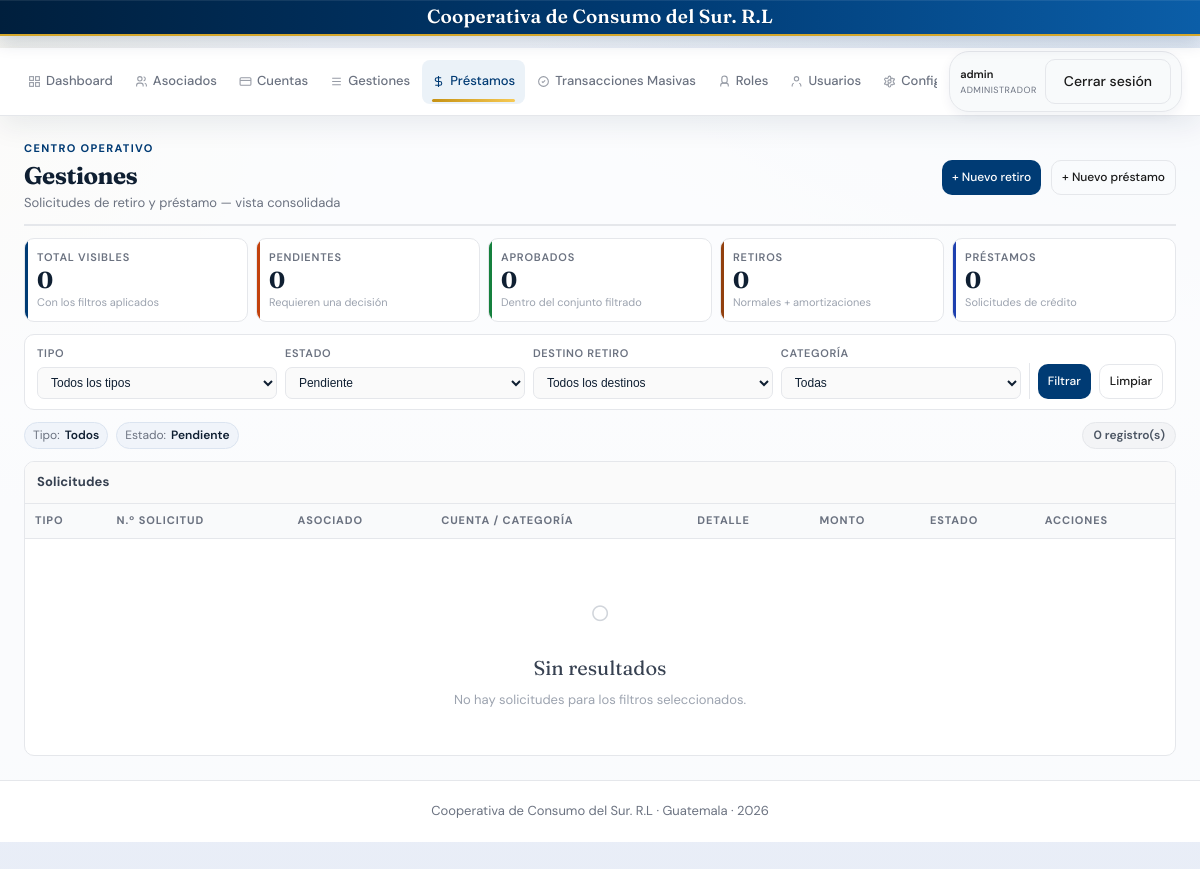
Page /gestiones (signed in) on the earlier database version.
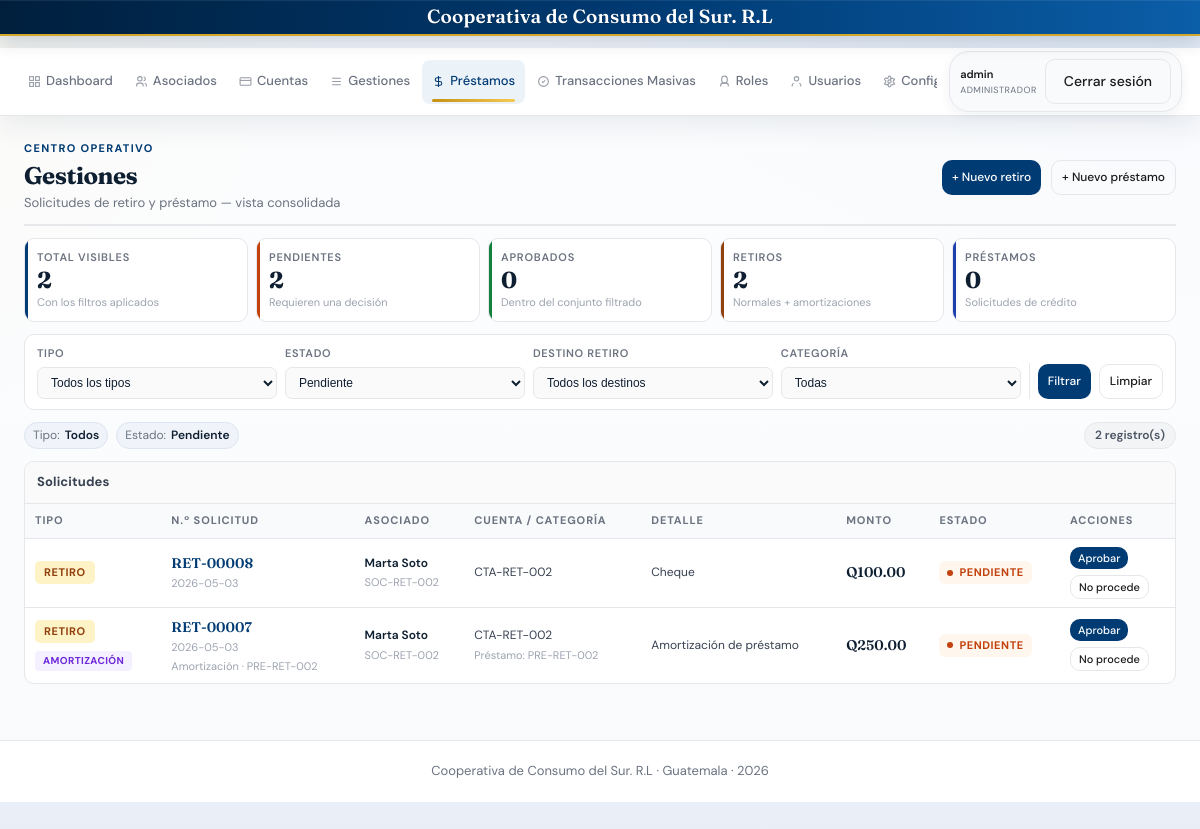
Same page on the later database version.
### tables this page shows
CREATE TABLE solicitudes_retiro (
        id INTEGER PRIMARY KEY AUTOINCREMENT,
        numero TEXT UNIQUE NOT NULL,
        cuenta_id INTEGER NOT NULL,
        socio_id INTEGER NOT NULL,
        monto REAL NOT NULL,
        descripcion TEXT,
        fecha_solicitud TEXT NOT NULL,
        estado TEXT DEFAULT 'pendiente',
        fecha_aprobacion TEXT,
        aprobado_por TEXT, metodo_retiro TEXT DEFAULT 'cheque', banco_tipo_cuenta TEXT, banco_numero_cuenta TEXT, destino TEXT DEFAULT 'retiro', prestamo_id INTEGER,
        FOREIGN KEY (cuenta_id) REFERENCES cuentas(id),
        FOREIGN KEY (socio_id) REFERENCES socios(id)
    );

CREATE TABLE socios (
            id INTEGER PRIMARY KEY AUTOINCREMENT,
            codigo TEXT UNIQUE NOT NULL,
            nombre TEXT NOT NULL,
            apellido TEXT NOT NULL,
            dpi TEXT UNIQUE NOT NULL,
            telefono TEXT,
            email TEXT,
            direccion TEXT,
            fecha_ingreso TEXT NOT NULL,
            estado TEXT DEFAULT "activo"
        , rol TEXT DEFAULT 'Asociado', frecuencia TEXT DEFAULT 'Quincenal', cuota_ahorro REAL DEFAULT 0, tipo_ahorro TEXT DEFAULT 'ahorro corriente', nit TEXT, beneficiario TEXT, finca TEXT, foto TEXT, primer_nombre TEXT, segundo_nombre TEXT, tercer_nombre TEXT, primer_apellido TEXT, segundo_apellido TEXT, estado_civil TEXT DEFAULT 'Soltero', apellido_casada TEXT, banco_nombre TEXT, banco_tipo_cuenta TEXT, banco_numero_cuenta TEXT, departamento TEXT, municipio TEXT, salario REAL, fecha_ingreso_laborar TEXT);

CREATE TABLE cuentas (
            id INTEGER PRIMARY KEY AUTOINCREMENT,
            numero TEXT UNIQUE NOT NULL,
            socio_id INTEGER NOT NULL,
            tipo TEXT NOT NULL,
            saldo REAL DEFAULT 0,
            tasa_interes REAL DEFAULT 0,
            fecha_apertura TEXT NOT NULL,
            estado TEXT DEFAULT "activa", producto_ahorro TEXT,
            FOREIGN KEY (socio_id) REFERENCES socios(id)
        );

CREATE TABLE prestamos (
            id INTEGER PRIMARY KEY AUTOINCREMENT,
            numero TEXT UNIQUE NOT NULL,
            socio_id INTEGER NOT NULL,
            monto_solicitado REAL NOT NULL,
            monto_aprobado REAL,
            tasa_interes REAL NOT NULL,
            plazo_meses INTEGER NOT NULL,
            cuota_mensual REAL,
            saldo_pendiente REAL,
            fecha_solicitud TEXT NOT NULL,
            fecha_aprobacion TEXT,
            estado TEXT DEFAULT "pendiente"
        , etapa_cobranza TEXT DEFAULT 'activo', categoria_id INTEGER, desembolso_tipo TEXT, desembolso_referencia TEXT, refinanciado_de INTEGER, monto_amortizado REAL DEFAULT 0, monto_desembolso REAL, banco_tipo_cuenta TEXT, banco_numero_cuenta TEXT, capital_amortizado REAL DEFAULT 0, interes_amortizado REAL DEFAULT 0);

### blueprints/prestamos.py (the view)
@bp.route('/gestiones')
@login_required(role=('Administrador', 'Operador'))
def gestiones():
    conn = get_db()
    tipo_filtro = (request.args.get('tipo') or 'todos').strip().lower()
    destino_filtro = (request.args.get('destino') or 'todos').strip().lower()
    categoria_id_filtro = (request.args.get('categoria_id') or '').strip()
    estados_validos = {'pendiente', 'aprobado', 'no_procede', 'pagado'}
    estado_filtro = (request.args.get('estado') or 'pendiente').strip().lower()
    if estado_filtro not in estados_validos:
        estado_filtro = 'pendiente'
    if destino_filtro not in {'todos', 'retiro', 'amortizacion'}:
        destino_filtro = 'todos'
    categorias_prestamo = db_fetchall(
        conn,
        "SELECT id, nombre FROM prestamo_categorias WHERE estado='activo' ORDER BY nombre"
    )
    solicitudes = []
    if tipo_filtro in ('todos', 'retiro'):
        filtros_retiro = []
        params_retiro = []
        if estado_filtro:
            filtros_retiro.append("sr.estado = ?")
            params_retiro.append(estado_filtro)
        if destino_filtro == 'amortizacion':
            filtros_retiro.append("COALESCE(sr.destino, 'retiro') = 'amortizacion_prestamo'")
        elif destino_filtro == 'retiro':
            filtros_retiro.append("COALESCE(sr.destino, 'retiro') <> 'amortizacion_prestamo'")
        where_retiro = f"WHERE {' AND '.join(filtros_retiro)}" if filtros_retiro else ''
        retiros = db_fetchall(
            conn,
            f'''
            SELECT sr.id,
                   sr.numero,
                   sr.fecha_solicitud,
                   sr.estado,
                   sr.monto,
                   sr.descripcion,
                                     sr.metodo_retiro,
                                     sr.banco_tipo_cuenta,
                                     sr.banco_numero_cuenta,
                                     COALESCE(sr.destino, 'retiro') AS destino,
                                     sr.prestamo_id,
                                     p.numero AS prestamo_numero,
                   s.codigo AS socio_codigo,
                   s.nombre || ' ' || s.apellido AS socio_nombre,
                   c.numero AS cuenta_numero
            FROM solicitudes_retiro sr
            JOIN socios s ON s.id = sr.socio_id
            JOIN cuentas c ON c.id = sr.cuenta_id
                        LEFT JOIN prestamos p ON p.id = sr.prestamo_id
            {where_retiro}
            ORDER BY sr.fecha_solicitud DESC, sr.id DESC
            ''',
            params_retiro,
        )
        for item in retiros:
            row = dict(item)
            row['tipo_solicitud'] = 'retiro'
            row['categoria_prestamo'] = ''
            solicitudes.append(row)
    if tipo_filtro in ('todos', 'prestamo'):
        filtros_prestamo = []
        params_prestamo = []
        if estado_filtro:
            filtros_prestamo.append("p.estado = ?")
            params_prestamo.append(estado_filtro)
        if categoria_id_filtro.isdigit():
            filtros_prestamo.append("p.categoria_id = ?")
            params_prestamo.append(int(categoria_id_filtro))
        where_prestamo = f"WHERE {' AND '.join(filtros_prestamo)}" if filtros_prestamo else ''
        prestamos = db_fetchall(
            conn,
            f'''
            SELECT p.id,
                   p.numero,
                   p.fecha_solicitud,
                   p.estado,
                   p.monto_solicitado AS monto,
                   '' AS descripcion,
                                     '' AS metodo_retiro,
                                     '' AS banco_tipo_cuenta,
                                     '' AS banco_numero_cuenta,
                                     '' AS destino,
                                     NULL AS prestamo_id,
                                     '' AS prestamo_numero,
                   s.codigo AS socio_codigo,
                   s.nombre || ' ' || s.apellido AS socio_nombre,
                   '' AS cuenta_numero,
                   COALESCE(pc.nombre, 'General') AS categoria_prestamo
            FROM prestamos p
            JOIN socios s ON s.id = p.socio_id
            LEFT JOIN prestamo_categorias pc ON pc.id = p.categoria_id
            {where_prestamo}
            ORDER BY p.fecha_solicitud DESC, p.id DESC
            ''',
            params_prestamo,
        )
        for item in prestamos:
            row = dict(item)
            row['tipo_solicitud'] = 'prestamo'
            solicitudes.append(row)
    solicitudes = sorted(
        solicitudes,
        key=lambda item: ((item.get('fecha_solicitud') or ''), item.get('id') or 0),
        reverse=True,
    )
    conn.close()
    return render_template(
        'gestiones.html',
        solicitudes=solicitudes,
        categorias_prestamo=categorias_prestamo,
        tipo_filtro=tipo_filtro,
        destino_filtro=destino_filtro,
        categoria_id_filtro=categoria_id_filtro,
        estado_filtro=estado_filtro,
    )

### app.py (called while the page is built)
@app.before_request
def _set_request_context():
    g.request_id = request.headers.get('X-Request-ID') or str(uuid.uuid4())
    g.request_started_at = datetime.now(UTC)

@app.after_request
def _log_request(response):
    started = getattr(g, 'request_started_at', None)
    duration_ms = None
    if started:
        duration_ms = int((datetime.now(UTC) - started).total_seconds() * 1000)
    logger.info(
        'event=request method=%s path=%s status=%s user=%s role=%s request_id=%s duration_ms=%s ip=%s',
        request.method,
        request.path,
        response.status_code,
        session.get('username', 'anon'),
        session.get('user_role', 'anon'),
        getattr(g, 'request_id', '-'),
        duration_ms,
        request.headers.get('X-Forwarded-For', request.remote_addr),
    )
    response.headers['X-Request-ID'] = getattr(g, 'request_id', '-')
    return response

def get_system_setting(conn, clave, default=None):
    row = db_fetchone(conn, "SELECT valor FROM ajustes_sistema WHERE clave=?", (clave,))
    if row and row['valor'] is not None:
        return row['valor']
    if default is not None:
        return default
    return SYSTEM_SETTINGS_DEFAULTS.get(clave)

### templates/gestiones.html (shortened to what the changed rows need)
{% extends "base.html" %}
{% block content %}
{% set resumen = namespace(total=solicitudes|length, retiros=0, prestamos=0, pendientes=0, aprobados=0, amortizaciones=0) %}
{% for item in solicitudes %}
  {% if item.tipo_solicitud == 'retiro' %}
    {% set resumen.retiros = resumen.retiros + 1 %}
  {% else %}
    {% set resumen.prestamos = resumen.prestamos + 1 %}
  {% endif %}
  {% if item.estado == 'pendiente' %}
    {% set resumen.pendientes = resumen.pendientes + 1 %}
  {% endif %}
  {% if item.estado == 'aprobado' %}
    {% set resumen.aprobados = resumen.aprobados + 1 %}
  {% endif %}
  {% if item.tipo_solicitud == 'retiro' and item.destino == 'amortizacion_prestamo' %}
    {% set resumen.amortizaciones = resumen.amortizaciones + 1 %}
  {% endif %}
{% endfor %}
<div class="g-shell">
  <div class="g-kpi-row">
    <div class="g-kpi" style="--kpi-color:#003b74;">
      <div class="g-kpi-label">Total visibles</div>
      <div class="g-kpi-value">{{ resumen.total }}</div>
      <div class="g-kpi-note">Con los filtros aplicados</div>
    </div>
    <div class="g-kpi" style="--kpi-color:#c2410c;">
      <div class="g-kpi-label">Pendientes</div>
      <div class="g-kpi-value">{{ resumen.pendientes }}</div>
      <div class="g-kpi-note">Requieren una decisión</div>
    </div>
    <div class="g-kpi" style="--kpi-color:#92400e;">
      <div class="g-kpi-label">Retiros</div>
      <div class="g-kpi-value">{{ resumen.retiros }}</div>
      <div class="g-kpi-note">Normales + amortizaciones</div>
    </div>
  </div>
  <div class="g-pills">
    <span class="g-pill"><span class="g-pill-label">Tipo:</span> <strong>{{ 'Todos' if tipo_filtro == 'todos' else ('Retiros' if tipo_filtro == 'retiro' else 'Préstamos') }}</strong></span>
    <span class="g-pill"><span class="g-pill-label">Estado:</span> <strong>{{ estado_filtro|replace('_',' ')|capitalize }}</strong></span>
    <span class="g-count-pill">{{ solicitudes|length }} registro(s)</span>
  </div>
  <div class="g-table-card">
    <div class="g-table-scroll">
      <table class="g-table">
        <thead>
          <tr>
            <th>Tipo</th>
            <th>N.º Solicitud</th>
            <th>Asociado</th>
            <th>Cuenta / Categoría</th>
            <th>Detalle</th>
            <th>Monto</th>
            <th>Estado</th>
            <th>Acciones</th>
          </tr>
        </thead>
        <tbody>
          {% for item in solicitudes %}
          <tr>
            <td>
              <div style="display:flex;flex-direction:column;gap:4px;align-items:flex-start;">
                <span class="g-type-badge {% if item.tipo_solicitud == 'retiro' %}g-type-retiro{% else %}g-type-prestamo{% endif %}">
                  {{ 'Retiro' if item.tipo_solicitud == 'retiro' else 'Préstamo' }}
                </span>
                {% if item.tipo_solicitud == 'retiro' and item.destino == 'amortizacion_prestamo' %}
                <span class="g-amort-badge">Amortización</span>
                {% endif %}
              </div>
            </td>
            <td>
              <div class="g-number">{{ item.numero }}</div>
              <div class="g-date">{{ item.fecha_solicitud }}</div>
              {% if item.tipo_solicitud == 'retiro' and item.destino == 'amortizacion_prestamo' and item.prestamo_numero %}
              <div class="g-sub">Amortización · {{ item.prestamo_numero }}</div>
              {% endif %}
            </td>
            <td>
              <div class="g-name">{{ item.socio_nombre }}</div>
              <div class="g-code">{{ item.socio_codigo }}</div>
            </td>
            <td>
              <div>{{ item.cuenta_numero or '—' }}</div>
              {% if item.tipo_solicitud == 'retiro' and item.prestamo_numero %}
              <div class="g-sub">Préstamo: {{ item.prestamo_numero }}</div>
              {% elif item.categoria_prestamo %}
              <div class="g-sub">{{ item.categoria_prestamo }}</div>
              {% endif %}
            </td>
            <td>
              {% if item.tipo_solicitud == 'retiro' %}
                {% if item.destino == 'amortizacion_prestamo' %}
                <div>Amortización de préstamo</div>
                {% elif item.metodo_retiro == 'deposito' %}
                <div>Depósito bancario</div>
                <div class="g-sub">{{ item.banco_tipo_cuenta or '' }}{% if item.banco_numero_cuenta %} · {{ item.banco_numero_cuenta }}{% endif %}</div>
                {% elif item.metodo_retiro == 'cheque' %}
                <div>Cheque</div>
                {% else %}
                <div style="color:#9ca3af;">Sin detalle</div>
                {% endif %}
              {% else %}
              <div>Solicitud de crédito</div>
              <div class="g-sub">{{ item.categoria_prestamo or '—' }}</div>
              {% endif %}
            </td>
            <td>
              <div class="g-amount">Q{{ "{:,.2f}".format(item.monto or 0) }}</div>
            </td>
            <td>
              <span class="g-status gs-{{ item.estado }}">{{ item.estado|replace('_',' ')|capitalize }}</span>
            </td>
            <td>
              <div class="g-actions">
                {% if item.tipo_solicitud == 'retiro' and item.estado == 'pendiente' %}
                <form method="post" action="{{ url_for('ahorro.aprobar_solicitud_retiro', rid=item.id) }}">
                  <button type="submit" class="btn btn-sm btn-primary" onclick="return confirm('¿Aprobar esta solicitud de retiro?')">Aprobar</button>
                </form>
                <form method="post" action="{{ url_for('ahorro.marcar_solicitud_retiro_no_procede', rid=item.id) }}">
                  <button type="submit" class="btn btn-sm btn-outline" onclick="return confirm('¿Marcar como no procede?')">No procede</button>
                </form>
                {% elif item.tipo_solicitud == 'prestamo' and item.estado == 'pendiente' %}
                <a href="{{ url_for('prestamos.aprobar_prestamo', pid=item.id) }}" class="btn btn-sm btn-primary">Revisar</a>
                {% else %}
                <span style="font-size:12px;color:#d1d5db;">—</span>
                {% endif %}
              </div>
            </td>
          </tr>
          {% else %}
          <tr>
            <td colspan="8">
              <div class="g-empty">
                <div class="g-empty-icon">○</div>
                <div class="g-empty-title">Sin resultados</div>
                <div class="g-empty-text">No hay solicitudes para los filtros seleccionados.</div>
              </div>
            </td>
          </tr>
          {% endfor %}
        </tbody>
      </table>
    </div>
  </div>
</div>
{% endblock %}

Differences in the rows shown:
added solicitudes_retiro: destino "RETIRO", numero "RET-00008", fecha_solicitud "2026-05-03", socio_nombre "Marta Soto", socio_codigo "SOC-RET-002", numero "CTA-RET-002", metodo_retiro "Cheque", monto "100.00", estado "PENDIENTE"
added solicitudes_retiro: tipo_solicitud "RETIRO", shows "AMORTIZACIÓN", numero "RET-00007", fecha_solicitud "2026-05-03", prestamo_numero "PRE-RET-002", socio_nombre "Marta Soto", socio_codigo "SOC-RET-002", numero "CTA-RET-002", shows "Amortización de préstamo", monto "250.00", estado "PENDIENTE"
Other differences:
{{ resumen.total }}: "0" → "2"
{{ resumen.pendientes }}: "0" → "2"
{{ resumen.retiros }}: "0" → "2"
{{ solicitudes|length }}: "0" → "2"
text no longer shown: "○ Sin resultados No hay solicitudes para los filtros seleccionados."
